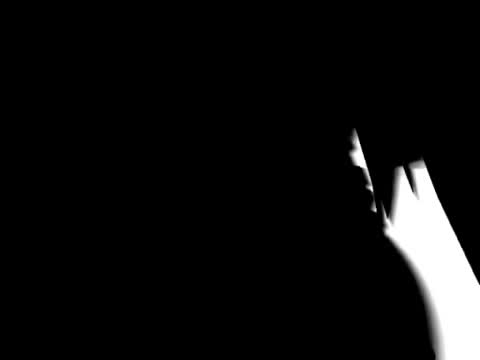
#> input picture rawframes/output_0049.jpg, 480 x 360 px; its folder holds only this picture in this run
$ python binarize.py
#> lines starting #> are read from the running program, lines starting #| are printed output that depends on the picture; after the words box and inside, x2 and y2 are one past the last pixel; in counts of white or black regions, pixels touching at a corner belong together
from PIL import Image
import numpy as np
from scipy import ndimage
import os

INPUT_DIR = "rawframes"
OUTPUT_DIR = "heightmaps"
os.makedirs(OUTPUT_DIR, exist_ok=True)
files = sorted(f for f in os.listdir(INPUT_DIR) if f.endswith(".jpg"))


def load_bw(path, threshold=128):
#> called with path = 'rawframes/output_0049.jpg', threshold = 128
    img = Image.open(path).convert("L")
    arr = np.array(img)
    bw = arr > threshold
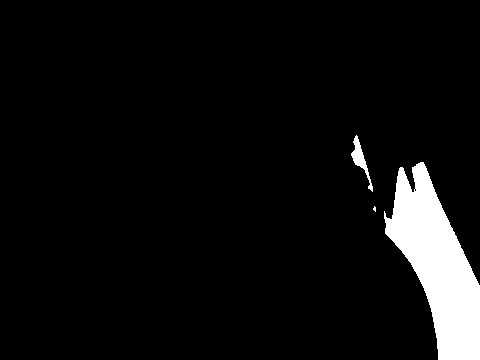
#> bw: shape (360, 480) bool; 5.8% white; 3 white regions (1 under 20 px), largest, box (x1, y1, x2, y2) and area: (384, 162, 480, 360) 9706, (351, 135, 373, 192) 342
    return bw

def compute_sdw(bw):
    inside = ndimage.distance_transform_edt(bw)
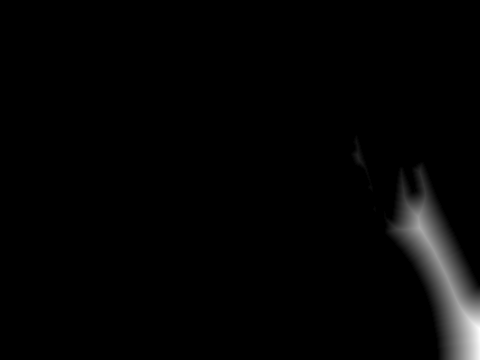
#> inside: shape (360, 480) float64; min 0, max 44, mean 0.8; drawn with min black and max white
    outside = ndimage.distance_transform_edt(~bw)
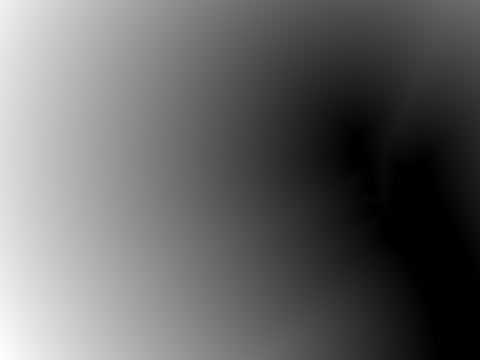
#> outside: shape (360, 480) float64; min 0, max 402, mean 159.4; drawn with min black and max white
    sdf = inside - outside
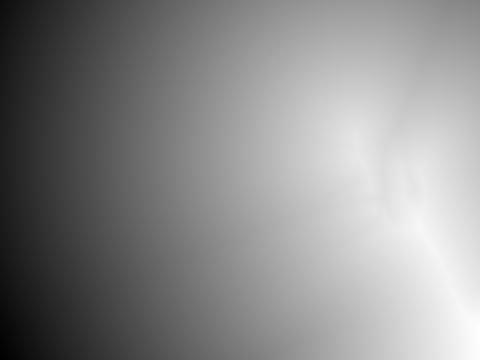
#> sdf: shape (360, 480) float64; min -402, max 44, mean -158.6; drawn with min black and max white
    return sdf

def sdf_to_height(sdf, power=0.7):
#> called with power = 0.7
    h = np.clip(sdf, 0, None)
    if h.max() > 0:
        h /= h.max()
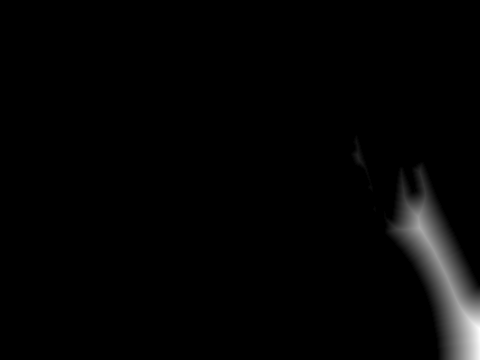
#> h: shape (360, 480) float64; 5.82% of pixels changed, all inside (x1, y1, x2, y2) = (351, 135, 480, 360)
    h = h ** power
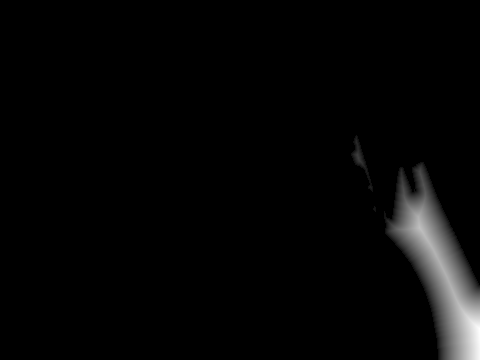
#> h: shape (360, 480) float64; min 0, max 1, mean 0.0247
    return h

def smooth(height, sigma=1.2):
#> called with sigma = 1.2
    return ndimage.gaussian_filter(height, sigma=sigma)

for i, fname in enumerate(files):
    path = os.path.join(INPUT_DIR, fname)
    bw = load_bw(path)
    sdf = compute_sdw(bw)
    height = sdf_to_height(sdf)
    height = smooth(height)
    height = (np.clip(height, 0, 1) * 255).astype(np.uint8)

    np.save(os.path.join(OUTPUT_DIR, f"frame_{i:04}.npy"), height)

    print(f"{i}/{len(files)} готово.")

$ run again, on rawframes/output_0371.jpg
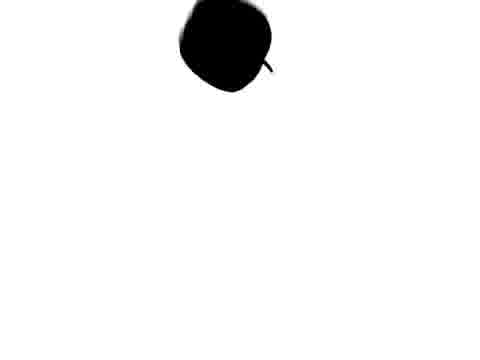
#> input picture rawframes/output_0371.jpg, 480 x 360 px
#> in load_bw, `bw = arr > threshold`:
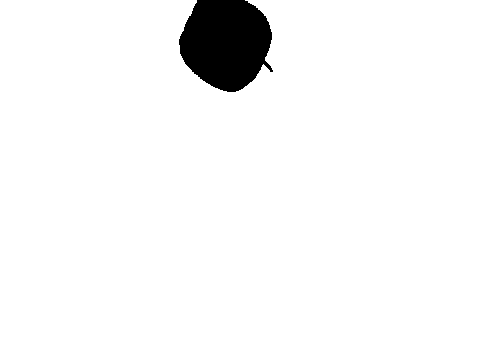
#> bw: shape (360, 480) bool; 96.2% white; 1 black region, box (x1, y1, x2, y2) and area: (179, 0, 273, 92) 6609
#> in compute_sdw, `sdf = inside - outside`:
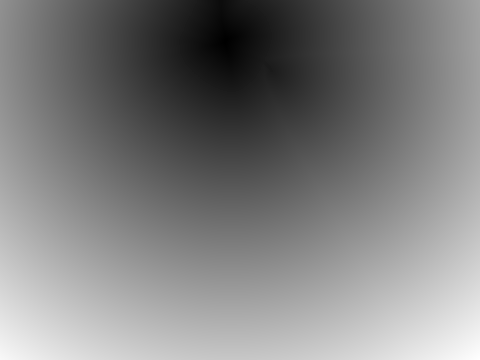
#> sdf: shape (360, 480) float64; min -43.08, max 354.7, mean 156.2; drawn with min black and max white
